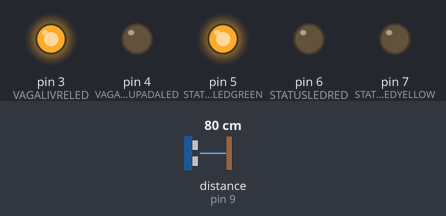
This sketch was run on a simulated Arduino Uno, built with avr-gcc and run on an emulated ATmega328P. Shown: output pins drawn as LEDs (lit = HIGH). The test bench sets the inputs (shaded band); at power-on: distance to the obstacle (sensor on pin 9) 80 cm. The echo pulse lasts 58.3 µs per cm; WiFi joins after 1.5 s; servers stay silent unless stated; no MQTT or app messages arrive unless stated.

Above: at 2.7 s.
2.8 s: distance to the obstacle (sensor on pin 9) set to 21 cm
4.3 s: distance to the obstacle (sensor on pin 9) set to 17 cm
At 5.3 s:
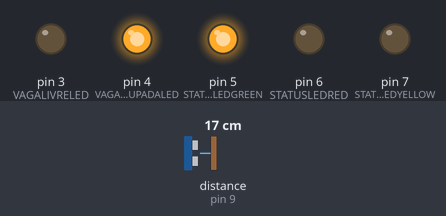
5.8 s: distance to the obstacle (sensor on pin 9) set to 37 cm
7.3 s: distance to the obstacle (sensor on pin 9) set to 46 cm
At 7.7 s:
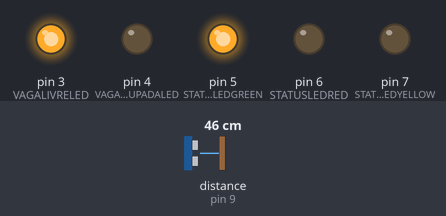
8.8 s: distance to the obstacle (sensor on pin 9) set to 2 cm
At 10.0 s:
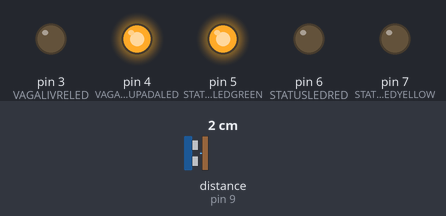
Timing chart, 0 to 11.3 s (numbered marks = the images above; inputs shaded):
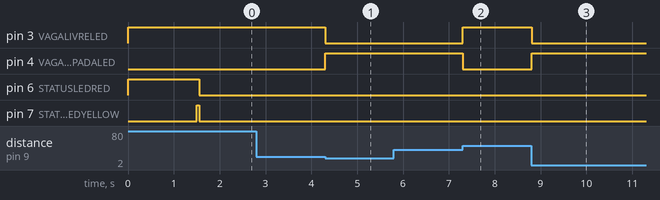

The sketch:

ProjetoVaga.ino
```cpp
//#define OFFLINE 0 // Macro para retirar o código de conexão com o MQTT (apenas para testes)
#ifndef OFFLINE
  #include <SPI.h>
  #include <UIPEthernet.h>
  #include <PubSubClient.h>
#endif

#include <Ultrasonic.h>

#define STATUSLEDRED 6 // O led vermelho de status da conexão MQTT está no pino 7
#define STATUSLEDGREEN 5 // O led verde de status da conexão MQTT está no pino 9
#define STATUSLEDYELLOW 7 // O led azul de status da conexão MQTT está no pino 8

#define VAGAOCUPADALED 4 // Definição do pino de saída do led que indica que a vaga está ocupada
#define VAGALIVRELED 3 // Definição do pino de saída do led que indica que a vaga está livre

#define pino_trigger 8 // Definição do pino de trigger do sensor ultrassonico
#define pino_echo 9 // Definição do pino de echo do sensor ultrassonico

Ultrasonic ultrasonic(pino_trigger, pino_echo);

// Definição dos estados da máquina que controla a conexão/reconexão com o servidor MQTT
#define CONNECTED 0x00
#define DISCONNECTED 0x01

// Update these with values suitable for your network.
byte mac[] = {0xDE, 0xED, 0xBA, 0xFE, 0xF1, 0x39};

#define NUM_PISCADAS 10 // Define quantas vezes o led de sinalização de comunicação MQTT irá piscar para cada mensagem

int mqttStateMachine;
int blinkLed = LOW;
int contador = NUM_PISCADAS;
unsigned long tempo = NUM_PISCADAS;
unsigned long tempoinicial = 0;
int blinkLedStatus = LOW;

#define RECONNECT_TIME 5000 // Intervalo de tempo entre tentativas de reconexão ao servidor MQTT
unsigned long lastConnectAttempt = 0;

#define DISTANCIA 30
#define HISTERESE 1

#ifndef HISTERESE
  #define MIN_DIST DISTANCIA
  #define MAX_DIST MIN_DIST
#else
  #define MIN_DIST DISTANCIA-10
  #define MAX_DIST DISTANCIA+10
#endif

#define VAGA_OCUPADA 0x01
#define VAGA_LIVRE 0x02

// Dados do servidor e tópico MQTT
IPAddress server(192,168,3,186);
#define MQTT_SERVER "m14.cloudmqtt.com"
#define MQTT_ID "kit20"
#define MQTT_USER ""
#define MQTT_PASSWORD ""
#define MQTT_PORT 1883
#define MQTT_TOPIC "vagas/20"

int vagaStateMachine = VAGA_LIVRE;
char vagaStatus[1] = {'1'};
int mqttUpdate = 0;

#ifndef OFFLINE
void callback(char *topic, byte *payload, unsigned int length);

EthernetClient ethClient;

// Dados do MQTT Cloud
PubSubClient client(server, MQTT_PORT, callback, ethClient);

void callback(char *topic, byte *payload, unsigned int length)
{
  blinkLed = HIGH;
  tempoinicial = millis();
  contador += NUM_PISCADAS;
}
#endif

void setup() {

  Serial.begin(9600);

  pinMode(STATUSLEDRED, OUTPUT);
  pinMode(STATUSLEDGREEN, OUTPUT);
  pinMode(STATUSLEDYELLOW, OUTPUT);
  pinMode(VAGAOCUPADALED, OUTPUT);
  pinMode(VAGALIVRELED, OUTPUT);

  digitalWrite(STATUSLEDRED, HIGH);
  digitalWrite(STATUSLEDGREEN, LOW);
  digitalWrite(STATUSLEDYELLOW, LOW);
  digitalWrite(VAGAOCUPADALED, LOW);
  digitalWrite(VAGALIVRELED, HIGH);

  #ifndef OFFLINE
  Ethernet.begin(mac);
  #endif

  #ifndef OFFLINE
  digitalWrite(STATUSLEDYELLOW, HIGH);
  lastConnectAttempt = millis();
  if (client.connect(MQTT_ID, MQTT_USER, MQTT_PASSWORD, MQTT_TOPIC, 0, true, ""))
  //if (client.connect(MQTT_ID))
  {
    // Conecta no topic para receber mensagens
   client.subscribe(MQTT_TOPIC);

    mqttStateMachine = CONNECTED;
    digitalWrite(STATUSLEDGREEN, HIGH);
    digitalWrite(STATUSLEDRED, LOW);
  }else{
    mqttStateMachine = DISCONNECTED;
    digitalWrite(STATUSLEDGREEN, LOW);
    digitalWrite(STATUSLEDRED, HIGH);
  }
  #endif
  digitalWrite(STATUSLEDYELLOW, LOW);
}

void loop() {

  int distancia = ultrasonic.distanceRead();

  switch(vagaStateMachine){
    case VAGA_OCUPADA:
      if(distancia > MAX_DIST){
        mqttUpdate = 1;
        vagaStatus[0] = '1';
        digitalWrite(VAGAOCUPADALED, LOW);
        digitalWrite(VAGALIVRELED, HIGH);
        vagaStateMachine = VAGA_LIVRE;
      }
      break;
    case VAGA_LIVRE:
      if(distancia < MIN_DIST){
        mqttUpdate = 1;
        vagaStatus[0] = '0';
        digitalWrite(VAGAOCUPADALED, HIGH);
        digitalWrite(VAGALIVRELED, LOW);
        vagaStateMachine = VAGA_OCUPADA;
      }
      break;
  }

  #ifndef OFFLINE
  switch(mqttStateMachine){
    case CONNECTED: // Caso o estado atual seja conectado, testa se o servidor continua online
      if(!client.connected()){
        mqttStateMachine = DISCONNECTED; // Caso o servidor esteja offline, muda o estado da máquina para desconectado
        digitalWrite(STATUSLEDGREEN, LOW); // Apaga o led verde
        digitalWrite(STATUSLEDRED, HIGH); // Acende o led vermelho
        lastConnectAttempt = 0;
      }
      else{
        mqttUpdate = 1;
        if(mqttUpdate){ // Se o flag indicando uma mensagem a ser publicada no MQTT estiver setado envia o status da vaga
          boolean flag;
          if(vagaStatus[0] == '1'){
            flag = client.publish(MQTT_TOPIC, "1", 1, true);
          }else{
            flag = client.publish(MQTT_TOPIC, "0", 1, true);
          }
          if(flag){
            blinkLed = HIGH;
            tempoinicial = millis();
            contador += NUM_PISCADAS;
            mqttUpdate = 0;
          }
        }
      }
      break;
    case DISCONNECTED:
      if(millis() - lastConnectAttempt > RECONNECT_TIME){ // Caso o estado atual seja desconectado e o intervalo entre conexões tenha passado, tenta reconectar
        digitalWrite(STATUSLEDYELLOW, HIGH);
        lastConnectAttempt = millis(); // Registra a hora da tentativa de reconexão
        if (client.connect(MQTT_ID, MQTT_USER, MQTT_PASSWORD, MQTT_TOPIC, 0, true, "")){
        //if (client.connect(MQTT_ID)){
          // Se a conexão foi bem sucedida, assina o topic para receber/enviar mensagens
          //client.subscribe(MQTT_TOPIC);

          mqttStateMachine = CONNECTED; // Muda o estado da máquina para conectado
          digitalWrite(STATUSLEDGREEN, HIGH); // Acende o led verde
          digitalWrite(STATUSLEDRED, LOW); // Apaga o led vermelho
        }
        digitalWrite(STATUSLEDYELLOW, LOW);
      }
      break;
  }
  #endif

  if(blinkLed){ // Rotina para piscar o led sempre que uma mensagem for publicada/recebida
    if(contador<=0){
      blinkLed = LOW;
      contador = NUM_PISCADAS;
      digitalWrite(STATUSLEDYELLOW, blinkLed);
    }
    else{
      if(millis() - tempoinicial > tempo){
        blinkLedStatus = !blinkLedStatus;
        digitalWrite(STATUSLEDYELLOW, blinkLedStatus);
        tempoinicial = millis();
        contador--;
      }
    }
  }
}
```

Measured:
- the behaviour switches between 20 and 19 cm on distance to the obstacle (sensor on pin 9) (found by bisection; images 0 and 1)
- the behaviour switches between 40 and 41 cm on distance to the obstacle (sensor on pin 9) (found by bisection; images 1 and 2)
- after the input at 2.8 s, every drawn part: stays the same
- after the input at 4.3 s, pin 3 (VAGALIVRELED): HIGH → LOW at once; pin 4 (VAGAOCUPADALED): LOW → HIGH at once
- after the input at 5.8 s, every drawn part: stays the same
- after the input at 7.3 s, pin 3 (VAGALIVRELED): LOW → HIGH at once; pin 4 (VAGAOCUPADALED): HIGH → LOW at once
- after the input at 8.8 s, pin 3 (VAGALIVRELED): HIGH → LOW at once; pin 4 (VAGAOCUPADALED): LOW → HIGH at once
